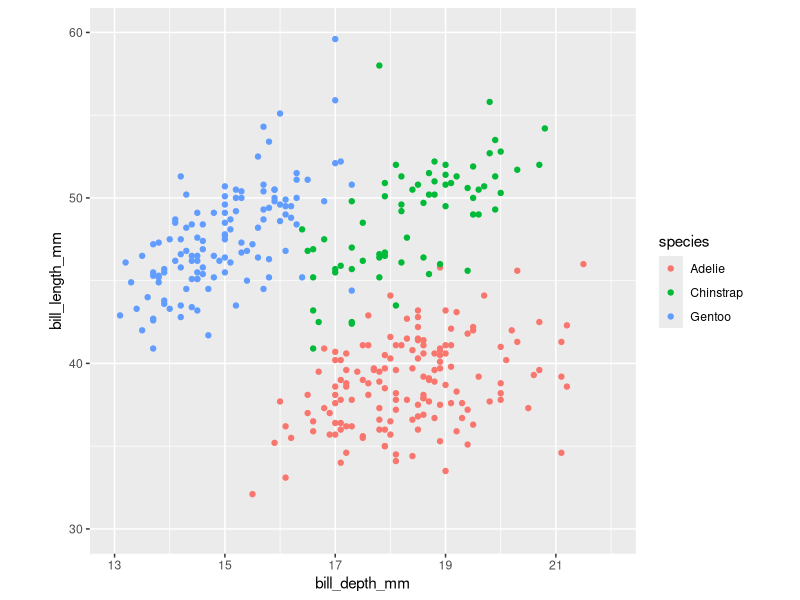

The R source for this figure:
## ---- chunk 1
library(ggplot2)
library(palmerpenguins)
## ---- chunk 2
penguins |>  
  ggplot(aes(x = bill_depth_mm, y = bill_length_mm, 
             color = species)) + 
  geom_point() +
  scale_x_continuous(breaks = seq(13, 22, 2),
                     limits = c(13, 22)) +
  scale_y_continuous(breaks = seq(30, 60, 10),
                     limits = c(30, 60)) +
  theme(aspect.ratio = 1)
